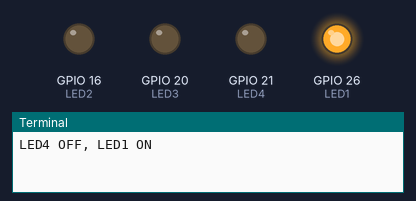
Bench run of a program on a simulated Raspberry Pi (BCM pin numbers). Parts: output pins drawn as LEDs (lit = HIGH), the last lines printed to the terminal.

Above: at 0.5 s.
At 1.5 s:
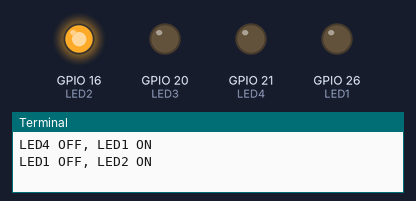
At 2.5 s:
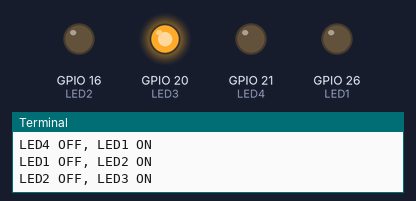
At 3.5 s:
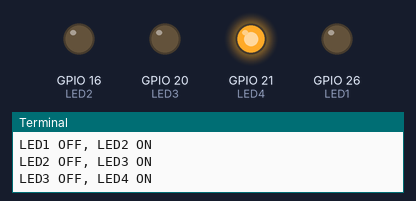
Timing chart, 0 to 5.2 s (numbered marks = the images above):
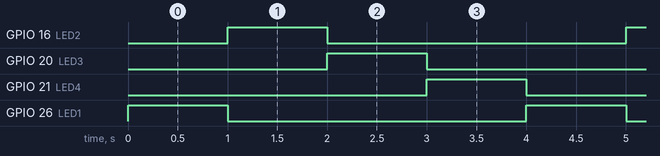

Measured:
- by itself, GPIO 16 (LED2), GPIO 20 (LED3), GPIO 21 (LED4), GPIO 26 (LED1): alternates HIGH for 1.0 s and LOW for 3.0 s
- by itself, everything shown: repeats every 4.0 s, in 4 steps

The program:

31test.py
```python
import RPi.GPIO as gpio
import time
import sys
import warnings
warnings.filterwarnings('ignore')

gpio.cleanup()

LED1 = 26
LED2 = 16
LED3 = 20
LED4 = 21

gpio.setmode(gpio.BCM)
gpio.setup(LED1, gpio.OUT)
gpio.setup(LED2, gpio.OUT)
gpio.setup(LED3, gpio.OUT)
gpio.setup(LED4, gpio.OUT)


while True:
           gpio.output(LED4, gpio.LOW)
           gpio.output(LED1, gpio.HIGH)
           print('LED4 OFF, LED1 ON')
           time.sleep(1)
           gpio.output(LED1, gpio.LOW)
           gpio.output(LED2, gpio.HIGH)
           print('LED1 OFF, LED2 ON')
           time.sleep(1)
           gpio.output(LED2, gpio.LOW)
           gpio.output(LED3, gpio.HIGH)
           print('LED2 OFF, LED3 ON')
           time.sleep(1)
           gpio.output(LED3, gpio.LOW)
           gpio.output(LED4, gpio.HIGH)
           print('LED3 OFF, LED4 ON')
           time.sleep(1)
```
